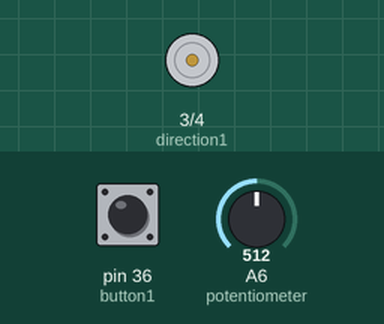
Recording of a sketch running on a simulated Arduino Mega 2560, built with avr-gcc and run on an emulated ATmega2560. Parts: motor-driver pin pairs drawn as motors (green arrow = first pin HIGH = forward, orange = second pin HIGH = backward, longer = more drive, scaled by the enable pin). The inputs (shaded band) are chosen by the test bench; at power-on: pin 36 (button1) HIGH, A6 (potentiometer) = 512.

Above: at 1.2 s.
1.3 s: pin 36 (button1) pulled LOW for 0.15 s
At 1.37 s:
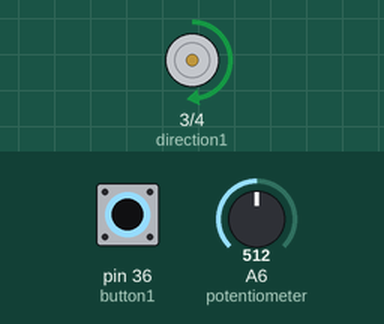
2.9 s: pin 36 (button1) pulled LOW for 3.2 s
At 6.6 s:
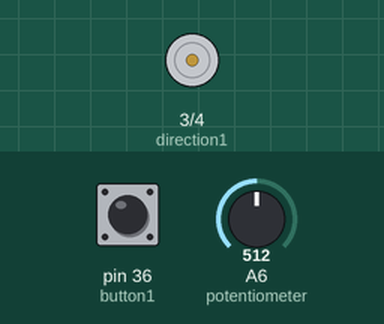
Timing chart, 0 to 8.1 s (numbered marks = the images above; inputs shaded):
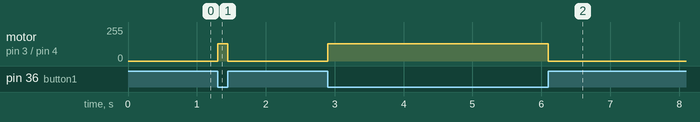

The sketch:

dcMotor_pump_L293D.ino
```cpp
/*
 * connect dc motor to #3 and #6 on chip
 * connect #4 to ground and ground to arduino
 * connect +5v to #8 on chip
 */
 int speed1;
int speedPin = 2;//enable pin  #1 on l293d chip
int direction1 = 3;// #2 on chip
int direction2 = 4; // #7 on chip
int button1 = 36;
int potentiometer = A6;

void setup() {
  Serial.begin(9600);

  pinMode(speedPin, OUTPUT);
  pinMode(direction1,OUTPUT);
  pinMode(direction2,OUTPUT);
  pinMode(speedPin, OUTPUT);
  pinMode(button1, INPUT_PULLUP);


}

void loop() {
button1 = digitalRead(36);
if(button1 == 0){
    speed1 = analogRead(potentiometer) / 4;
 // boolean reverse = digitalRead(button);
  //setMotor(speed, reverse);

  digitalWrite(direction1,HIGH);
  digitalWrite(direction2,LOW);
  analogWrite(speedPin,speed1);
//Serial.println("hello");

}

else{
  speed1 = 0;
  analogWrite(speedPin,speed1);
}
}

/*
void setMotor(int speed, boolean reverse)
{
  analogWrite(speedPin, speed);
  digitalWrite(direction1, ! reverse);
  digitalWrite(direction2, reverse);
}
*/
```

Measured:
- after the input at 1.3 s, motor on pin 3 (direction1) / pin 4 (direction2): stopped → forward 128/255 at once, → stopped 0.15 s later
- after the input at 2.9 s, motor on pin 3 (direction1) / pin 4 (direction2): stopped → forward 128/255 at once, → stopped 3.2 s later
